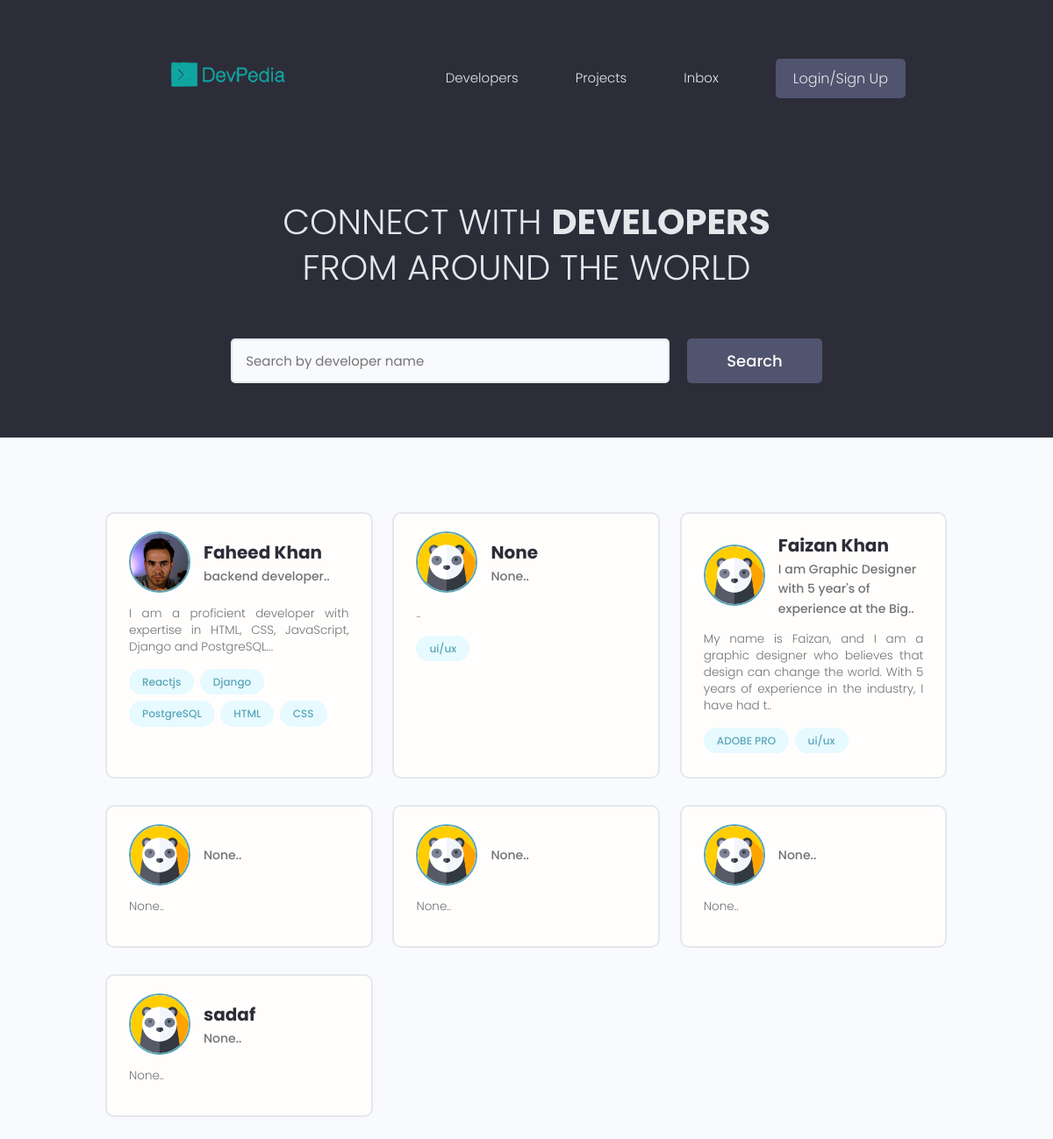
The app's page /, older data.
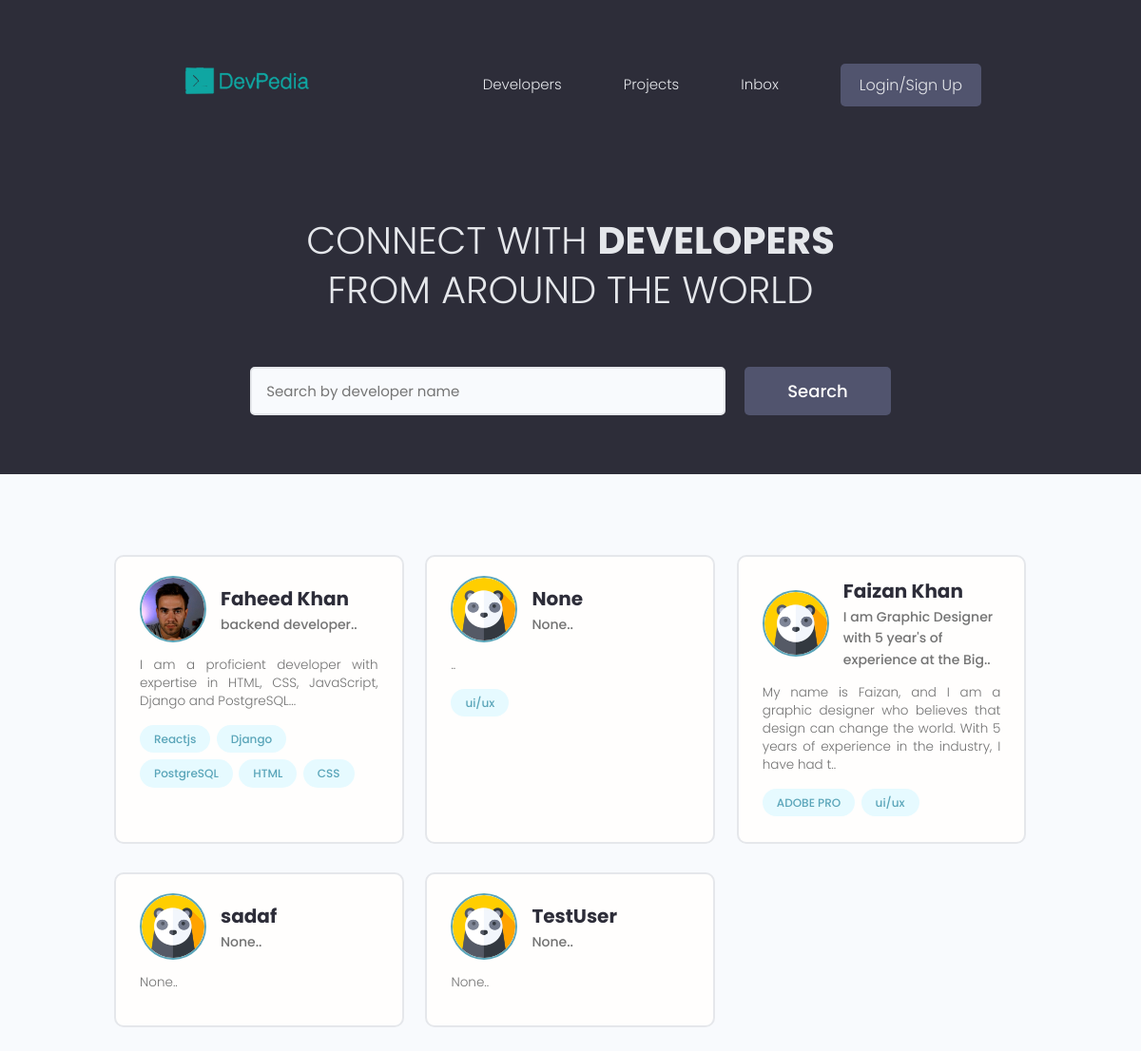
The same page, newer data.
### users/models.py (models this page shows, shortened)
class Profile(models.Model):
    user=models.OneToOneField(User,on_delete=models.CASCADE,null=True,blank=True)
    name=models.CharField(max_length=200,blank=True,null=True)
    email=models.EmailField(max_length=500,blank=True,null=True)
    username=models.CharField(max_length=200,blank=True,null=True)
    location=models.CharField(max_length=200,blank=True,null=True)
    short_intro=models.CharField(max_length=200,blank=True,null=True)
    bio=models.TextField(blank=True,null=True)
    Profile_image=models.ImageField(null=True,blank=True,upload_to='profiles/',default='profiles/panda.png')
    social_github=models.CharField(max_length=300,blank=True,null=True)
    social_twitter=models.CharField(max_length=300,blank=True,null=True)
    social_linkedin=models.CharField(max_length=300,blank=True,null=True)
    social_website=models.CharField(max_length=300,blank=True,null=True)
    created=models.DateTimeField(auto_now_add=True)
    id=models.UUIDField(default=uuid.uuid4,unique=True,
                        primary_key=True,editable=False)

class Skill(models.Model):
    owner=models.ForeignKey(Profile,on_delete=models.CASCADE,null=True,blank=True)#foreign key
    name=models.CharField(max_length=200,blank=True,null=True)
    description=models.TextField(null=True,blank=True)
    created=models.DateTimeField(auto_now_add=True)
    id=models.UUIDField(default=uuid.uuid4,unique=True,
                        primary_key=True,editable=False)
    def __str__(self):
        return self.name
    """1. Understanding the Reverse Relationship

     When you define owner = models.ForeignKey(Profile, ...) in the Skill model,
     Django creates a reverse relationship on the Profile model.
     By default, the name of this reverse relationship is skill_set (the model name in lowercase, followed by _set).

     2. Accessing Skills from a Profile Object
     To access the skills associated with a specific Profile object,
     profile=Profile.object.filter(name='Faheed Khan')        ->profile object
     you can use profile.skill_set.all(). This will return a
     queryset containing all Skill objects that have the given Profile as their owner.
   """

### users/views.py (the view)
# urls.py: path('',views.profiles,name='profiles'),
def profiles(request):
    profiles=Profile.objects.all()
    context={
        'profiles':profiles
    }
    return render(request,'users/profiles.html',context)

### users/templates/users/profiles.html (shortened to what this page needs)
{% extends 'main.html' %}
{%block content%}
<main class="home">
    <section class="hero-section text-center">
      <div class="container container--narrow">
        <div class="hero-section__box">
          <h2>CONNECT WITH <span>DEVELOPERS</span></h2>
          <h2>FROM AROUND THE WORLD</h2>
        </div>
        <div class="hero-section__search">
          <form class="form" action="#" method="get">
            <div class="form__field">
              <input class="input input--text" id="formInput#search" type="text" name="text"
                placeholder="Search by developer name" />
            </div>
            <input class="btn btn--sub btn--lg" type="submit" value="Search" />
          </form>
        </div>
      </div>
    </section>
    <section class="devlist">
      <div class="container">
        <div class="grid grid--three">
            {% for profile in profiles %}
          <div class="column card">
            <div class="dev">
              <a href="{%url 'user-profile' profile.id%}" class="card__body">
                <div class="dev__profile">
                  <img class="avatar avatar--md" src="{{profile.Profile_image.url}}" alt="image" >
                  <div class="dev__meta">
                    <h3>{{profile.name}}</h3>
                    <h5>{{profile.short_intro|slice:"60"}}..</h5>
                  </div>
                </div>
                <p class="dev__info">
                 {{profile.bio|slice:"150"}}..
                </p>
                <div class="dev__skills">
                    {% for skill in profile.skill_set.all|slice:"5" %}
                  <span class="tag tag--pill tag--main">
                    <small>{{skill}}</small>
                  </span>
                    {% endfor %}
                </div>
              </a>
            </div>
          </div>
          {% endfor %}
          </div>
        </div>
    </section>
  </main>
{%endblock content%}

Row changes from the older to the newer data that the page shows:
removed Profile: Profile_image (picture), short_intro "None", bio "None"
removed Profile: Profile_image (picture), short_intro "None", bio "None"
removed Profile: Profile_image (picture), short_intro "None", bio "None"
added Profile: Profile_image (picture), name "TestUser", short_intro "None", bio "None"
